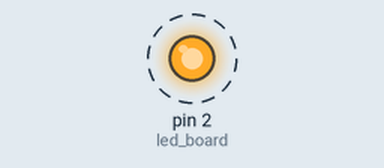
A sketch run on a simulated Arduino Uno, built with avr-gcc and run on an emulated ATmega328P. On the bench: output pins drawn as LEDs (lit = HIGH). Dashed ring = blinking.

Above: at 0.05 s.
Timing chart, 0 to 3.0 s (numbered marks = the images above):
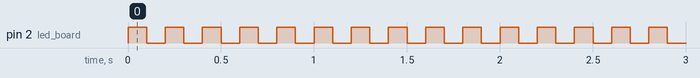

The sketch:

blink.ino
```cpp
/******************
 * Example: Blinky
 * Mini Wemos
 ***************** */

#define led_board 2
#define time_blink 100

void setup() {

  pinMode(led_board, OUTPUT);  // initialize D2 LED as output

}

void loop() {

  digitalWrite(led_board, HIGH);     // turn on LED

  delay(time_blink);                // wait one second

  digitalWrite(led_board, LOW);      // turn off LED

  delay(time_blink);                // wait one second
}
```

Measured:
- by itself, pin 2 (led_board): alternates HIGH for 0.10 s and LOW for 0.10 s
